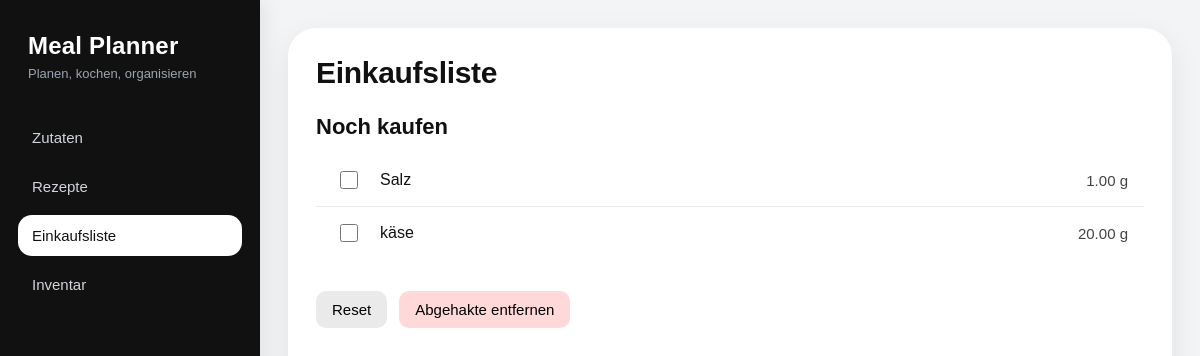
The app's page /shopping/2/ with its own data.
### shopping/models.py (models this page shows, shortened)
class ShoppingListItem(models.Model):
    STATUS_TO_BUY = "to_buy"
    STATUS_HAVE = "have"
    STATUS_CHECK = "check"
    STATUS_CHOICES = [
        (STATUS_TO_BUY, "Noch kaufen"),
        (STATUS_HAVE, "Schon vorhanden"),
        (STATUS_CHECK, "Vorhanden, Menge prüfen"),
    ]
    shopping_list = models.ForeignKey(
        ShoppingList,
        on_delete=models.CASCADE,
        related_name="items",
    )
    ingredient = models.ForeignKey(
        Ingredient,
        on_delete=models.CASCADE,
        related_name="shopping_items",
    )
    quantity = models.DecimalField(
        max_digits=10,
        decimal_places=2,
        null=True,
        blank=True,
    )
    unit = models.CharField(
        max_length=10,
        choices=Unit.choices,
        blank=True,
    )
    status = models.CharField(
        max_length=20,
        choices=STATUS_CHOICES,
        default=STATUS_TO_BUY,
    )
    is_checked = models.BooleanField(default=False)
    class Meta:
        ordering = ["ingredient__name"]

### ingredients/models.py (models this page shows, shortened)
class Ingredient(models.Model):
    name = models.CharField(max_length=100, unique=True)
    default_unit = models.CharField(
        max_length=10,
        choices=Unit.choices,
        default=Unit.GRAM,
    )

### shopping/views.py (the view, shortened to what this page needs)
# urls.py: path("<int:pk>/", shopping_list_detail, name="detail"),
def shopping_list_detail(request, pk):
    shopping_list_obj = get_object_or_404(
        ShoppingList.objects.prefetch_related("items__ingredient"),
        pk=pk,
    )
    to_buy = shopping_list_obj.items.filter(status=ShoppingListItem.STATUS_TO_BUY)
    already_have = shopping_list_obj.items.filter(status=ShoppingListItem.STATUS_HAVE)
    check_quantity = shopping_list_obj.items.filter(status=ShoppingListItem.STATUS_CHECK)
    return render(request, "shopping/shopping_list.html", {
        "shopping_list_obj": shopping_list_obj,
        "to_buy": to_buy,
        "already_have": already_have,
        "check_quantity": check_quantity,
    })

### shopping/templates/shopping/shopping_list.html (shortened to what this page needs)
{% extends "base.html" %}
{% load static %}
{% block extra_css %}
<link rel="stylesheet" href="{% static 'shopping/css/shopping_list.css' %}">
{% endblock %}
{% block content %}
<div class="page">
    <div class="page-header">
        <h1 class="page-title">Einkaufsliste</h1>
    </div>
    {% if shopping_list_obj %}
        <form method="post" class="shopping-form">
            {% if to_buy %}
                <section class="shopping-section">
                    <h2 class="section-title">Noch kaufen</h2>
                    <ul class="shopping-list">
                        {% for item in to_buy %}
                            <li class="shopping-item">
                                <label class="shopping-check">
                                    <input
                                        type="checkbox"
                                        name="checked_items"
                                        value="{{ item.id }}"
                                    >
                                </label>
                                <span class="shopping-name">{{ item.ingredient.name }}</span>
                                <span class="shopping-quantity">
                                    {{ item.quantity|floatformat:2 }} {{ item.unit }}
                                </span>
                            </li>
                        {% endfor %}
                    </ul>
                </section>
            {% endif %}
            <div class="shopping-actions">
                <button type="submit" name="action" value="reset" class="btn btn-secondary">
                    Reset
                </button>
                <button type="submit" name="action" value="clean" class="btn btn-danger">
                    Abgehakte entfernen
                </button>
            </div>
        </form>
    {% else %}
        <p class="empty-state">Noch keine Einkaufsliste vorhanden.</p>
    {% endif %}
</div>
{% endblock %}

### static/global/css/layout.css (style rules this page uses)
:root { --bg-app: #f3f4f6; --bg-sidebar: #111111; --bg-sidebar-hover: #1e1e1e; --bg-sidebar-active: #ffffff; --text-main: #111111; --text-muted: #6b7280; --text-sidebar: #d1d5db; --text-sidebar-active: #111111; --border-light: #e5e7eb; --shadow-soft: 0 10px 30px rgba(0, 0, 0, 0.08); --radius-xl: 24px; --radius-lg: 18px; --radius-md: 12px; }
* { box-sizing: border-box; }
html, body { margin: 0; padding: 0; min-height: 100%; font-family: Arial, sans-serif; background: var(--bg-app); color: var(--text-main); }
body { min-height: 100vh; }

### shopping/static/shopping/css/shopping_list.css (style rules this page uses)
.page { max-width: 1000px; margin: 0 auto; }
.page-header { margin-bottom: 24px; }
.page-title { margin: 0; font-size: 30px; font-weight: 700; letter-spacing: -0.3px; }
.shopping-section { margin-bottom: 32px; }
.section-title { margin: 0 0 14px 0; font-size: 22px; }
.shopping-list { list-style: none; padding: 0; margin: 0; }
.shopping-item { display: grid; grid-template-columns: 32px 1fr auto; align-items: center; padding: 14px 16px; border-bottom: 1px solid #eaeaea; gap: 16px; }
.shopping-item:last-child { border-bottom: none; }
.shopping-check { display: flex; align-items: center; justify-content: center; }
.shopping-check input[type="checkbox"] { width: 18px; height: 18px; cursor: pointer; }
.shopping-name { font-weight: 500; font-size: 16px; }
.shopping-quantity { color: #444; font-size: 15px; text-align: right; }
.shopping-actions { display: flex; flex-wrap: wrap; gap: 12px; margin-top: 28px; }
.btn { padding: 10px 16px; border: none; border-radius: 10px; cursor: pointer; font-size: 15px; }
.btn-secondary { background: #eaeaea; }
.btn-danger { background: #ffd9d9; }

### records on screen
ShoppingListItem: ingredient.name "Salz", quantity "1.00", unit "g"
ShoppingListItem: ingredient.name "käse", quantity "20.00", unit "g"
